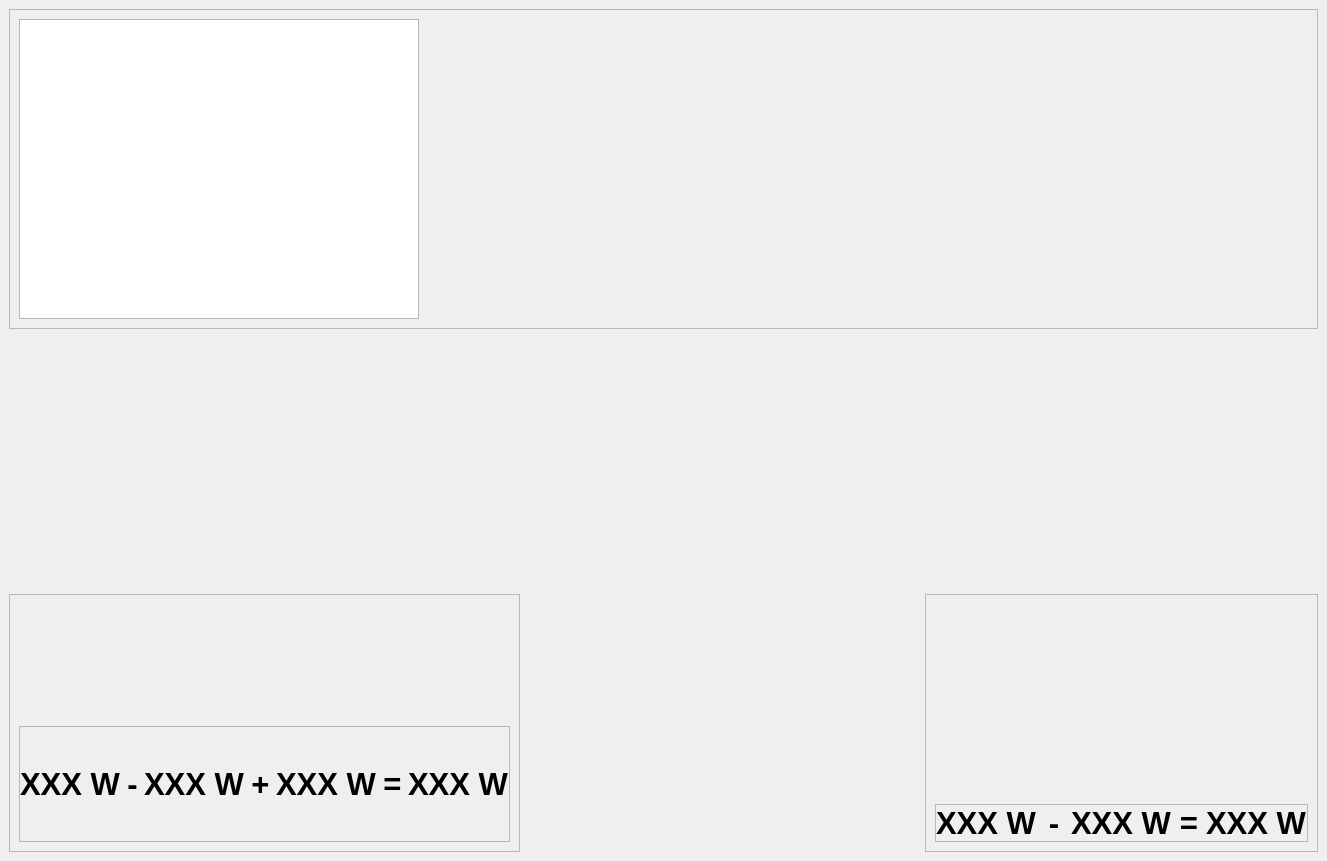
<?xml version="1.0" encoding="UTF-8"?>
<ui version="4.0">
 <class>MainWindow</class>
 <widget class="QMainWindow" name="MainWindow">
  <property name="geometry">
   <rect>
    <x>0</x>
    <y>0</y>
    <width>1327</width>
    <height>861</height>
   </rect>
  </property>
  <property name="windowTitle">
   <string>MainWindow</string>
  </property>
  <property name="styleSheet">
   <string notr="true">QWidget#centralwidget {
    border-image: url(&quot;:/images/images/background7.JPG&quot;) 0 0 0 0 stretch stretch;
}</string>
  </property>
  <widget class="QWidget" name="centralwidget">
   <layout class="QGridLayout" name="gridLayout">
    <item row="0" column="0" colspan="3">
     <widget class="QFrame" name="frame_3">
      <property name="frameShape">
       <enum>QFrame::StyledPanel</enum>
      </property>
      <property name="frameShadow">
       <enum>QFrame::Raised</enum>
      </property>
      <layout class="QHBoxLayout" name="horizontalLayout_3">
       <item>
        <widget class="QGraphicsView" name="AC_IV">
         <property name="sizePolicy">
          <sizepolicy hsizetype="Fixed" vsizetype="Fixed">
           <horstretch>0</horstretch>
           <verstretch>0</verstretch>
          </sizepolicy>
         </property>
         <property name="minimumSize">
          <size>
           <width>400</width>
           <height>300</height>
          </size>
         </property>
        </widget>
       </item>
       <item>
        <spacer name="horizontalSpacer">
         <property name="orientation">
          <enum>Qt::Horizontal</enum>
         </property>
         <property name="sizeHint" stdset="0">
          <size>
           <width>23</width>
           <height>20</height>
          </size>
         </property>
        </spacer>
       </item>
       <item>
        <widget class="QWidget" name="widget" native="true">
         <property name="sizePolicy">
          <sizepolicy hsizetype="Preferred" vsizetype="Preferred">
           <horstretch>0</horstretch>
           <verstretch>0</verstretch>
          </sizepolicy>
         </property>
         <property name="minimumSize">
          <size>
           <width>841</width>
           <height>300</height>
          </size>
         </property>
         <widget class="QSlider" name="Irradiance_Slider">
          <property name="geometry">
           <rect>
            <x>0</x>
            <y>40</y>
            <width>811</width>
            <height>191</height>
           </rect>
          </property>
          <property name="sizePolicy">
           <sizepolicy hsizetype="Fixed" vsizetype="Preferred">
            <horstretch>0</horstretch>
            <verstretch>0</verstretch>
           </sizepolicy>
          </property>
          <property name="minimumSize">
           <size>
            <width>811</width>
            <height>191</height>
           </size>
          </property>
          <property name="styleSheet">
           <string notr="true">QSlider::groove:horizontal {
    border: none;
    height: 6px;
    background: transparent;
}

QSlider::sub-page:horizontal {
    background: transparent;
}

QSlider::add-page:horizontal {
    background: transparent;
}

QSlider::handle:horizontal {
    image: url(&quot;:/images/images/cloud2.PNG&quot;);
    width: 420px;
    height: 180px;
    margin: -280px 0;     /* Adjust slightly depending on cloud alignment */
    background: transparent;
}
</string>
          </property>
          <property name="minimum">
           <number>15</number>
          </property>
          <property name="maximum">
           <number>100</number>
          </property>
          <property name="value">
           <number>100</number>
          </property>
          <property name="orientation">
           <enum>Qt::Horizontal</enum>
          </property>
         </widget>
         <widget class="QLabel" name="sun">
          <property name="geometry">
           <rect>
            <x>60</x>
            <y>0</y>
            <width>300</width>
            <height>300</height>
           </rect>
          </property>
          <property name="sizePolicy">
           <sizepolicy hsizetype="Fixed" vsizetype="Fixed">
            <horstretch>0</horstretch>
            <verstretch>0</verstretch>
           </sizepolicy>
          </property>
          <property name="minimumSize">
           <size>
            <width>300</width>
            <height>300</height>
           </size>
          </property>
          <property name="maximumSize">
           <size>
            <width>300</width>
            <height>300</height>
           </size>
          </property>
          <property name="styleSheet">
           <string notr="true"/>
          </property>
          <property name="text">
           <string/>
          </property>
          <property name="pixmap">
           <pixmap resource="resource.qrc">:/images/images/sun.png</pixmap>
          </property>
          <property name="scaledContents">
           <bool>true</bool>
          </property>
          <property name="margin">
           <number>0</number>
          </property>
          <property name="indent">
           <number>-1</number>
          </property>
         </widget>
         <zorder>sun</zorder>
         <zorder>Irradiance_Slider</zorder>
        </widget>
       </item>
      </layout>
     </widget>
    </item>
    <item row="1" column="0">
     <spacer name="verticalSpacer_2">
      <property name="orientation">
       <enum>Qt::Vertical</enum>
      </property>
      <property name="sizeHint" stdset="0">
       <size>
        <width>20</width>
        <height>147</height>
       </size>
      </property>
     </spacer>
    </item>
    <item row="1" column="2">
     <spacer name="verticalSpacer_3">
      <property name="orientation">
       <enum>Qt::Vertical</enum>
      </property>
      <property name="sizeHint" stdset="0">
       <size>
        <width>20</width>
        <height>147</height>
       </size>
      </property>
     </spacer>
    </item>
    <item row="2" column="0">
     <widget class="QFrame" name="frame_2">
      <property name="frameShape">
       <enum>QFrame::StyledPanel</enum>
      </property>
      <property name="frameShadow">
       <enum>QFrame::Raised</enum>
      </property>
      <layout class="QVBoxLayout" name="verticalLayout_2">
       <item>
        <widget class="QLabel" name="AC">
         <property name="sizePolicy">
          <sizepolicy hsizetype="Preferred" vsizetype="Preferred">
           <horstretch>0</horstretch>
           <verstretch>0</verstretch>
          </sizepolicy>
         </property>
         <property name="text">
          <string/>
         </property>
         <property name="pixmap">
          <pixmap resource="resource.qrc">:/images/images/AC_Grid.png</pixmap>
         </property>
         <property name="scaledContents">
          <bool>true</bool>
         </property>
        </widget>
       </item>
       <item>
        <widget class="QFrame" name="AC_Eq_Frame">
         <property name="sizePolicy">
          <sizepolicy hsizetype="Preferred" vsizetype="Preferred">
           <horstretch>0</horstretch>
           <verstretch>0</verstretch>
          </sizepolicy>
         </property>
         <property name="frameShape">
          <enum>QFrame::StyledPanel</enum>
         </property>
         <property name="frameShadow">
          <enum>QFrame::Raised</enum>
         </property>
         <layout class="QHBoxLayout" name="horizontalLayout">
          <property name="leftMargin">
           <number>0</number>
          </property>
          <property name="topMargin">
           <number>0</number>
          </property>
          <property name="rightMargin">
           <number>0</number>
          </property>
          <property name="bottomMargin">
           <number>0</number>
          </property>
          <item>
           <widget class="QLabel" name="AC_SAS_Power">
            <property name="sizePolicy">
             <sizepolicy hsizetype="Preferred" vsizetype="Preferred">
              <horstretch>0</horstretch>
              <verstretch>0</verstretch>
             </sizepolicy>
            </property>
            <property name="font">
             <font>
              <pointsize>23</pointsize>
              <weight>75</weight>
              <bold>true</bold>
             </font>
            </property>
            <property name="autoFillBackground">
             <bool>false</bool>
            </property>
            <property name="text">
             <string>XXX W</string>
            </property>
           </widget>
          </item>
          <item>
           <widget class="QLabel" name="minus">
            <property name="sizePolicy">
             <sizepolicy hsizetype="Preferred" vsizetype="Preferred">
              <horstretch>0</horstretch>
              <verstretch>0</verstretch>
             </sizepolicy>
            </property>
            <property name="font">
             <font>
              <pointsize>23</pointsize>
              <weight>75</weight>
              <bold>true</bold>
             </font>
            </property>
            <property name="text">
             <string>-</string>
            </property>
            <property name="alignment">
             <set>Qt::AlignCenter</set>
            </property>
           </widget>
          </item>
          <item>
           <widget class="QLabel" name="Microinverter_Power">
            <property name="sizePolicy">
             <sizepolicy hsizetype="Preferred" vsizetype="Preferred">
              <horstretch>0</horstretch>
              <verstretch>0</verstretch>
             </sizepolicy>
            </property>
            <property name="font">
             <font>
              <pointsize>23</pointsize>
              <weight>75</weight>
              <bold>true</bold>
             </font>
            </property>
            <property name="text">
             <string>XXX W</string>
            </property>
           </widget>
          </item>
          <item>
           <widget class="QLabel" name="plus">
            <property name="sizePolicy">
             <sizepolicy hsizetype="Preferred" vsizetype="Preferred">
              <horstretch>0</horstretch>
              <verstretch>0</verstretch>
             </sizepolicy>
            </property>
            <property name="font">
             <font>
              <pointsize>23</pointsize>
              <weight>75</weight>
              <bold>true</bold>
             </font>
            </property>
            <property name="text">
             <string>+</string>
            </property>
            <property name="alignment">
             <set>Qt::AlignCenter</set>
            </property>
           </widget>
          </item>
          <item>
           <widget class="QLabel" name="Grid_Power">
            <property name="sizePolicy">
             <sizepolicy hsizetype="Preferred" vsizetype="Preferred">
              <horstretch>0</horstretch>
              <verstretch>0</verstretch>
             </sizepolicy>
            </property>
            <property name="font">
             <font>
              <pointsize>23</pointsize>
              <weight>75</weight>
              <bold>true</bold>
             </font>
            </property>
            <property name="text">
             <string>XXX W</string>
            </property>
           </widget>
          </item>
          <item>
           <widget class="QLabel" name="equals">
            <property name="sizePolicy">
             <sizepolicy hsizetype="Preferred" vsizetype="Preferred">
              <horstretch>0</horstretch>
              <verstretch>0</verstretch>
             </sizepolicy>
            </property>
            <property name="font">
             <font>
              <pointsize>23</pointsize>
              <weight>75</weight>
              <bold>true</bold>
             </font>
            </property>
            <property name="text">
             <string>=</string>
            </property>
            <property name="alignment">
             <set>Qt::AlignCenter</set>
            </property>
           </widget>
          </item>
          <item>
           <widget class="QLabel" name="AC_Load_Power">
            <property name="sizePolicy">
             <sizepolicy hsizetype="Preferred" vsizetype="Preferred">
              <horstretch>0</horstretch>
              <verstretch>0</verstretch>
             </sizepolicy>
            </property>
            <property name="font">
             <font>
              <pointsize>23</pointsize>
              <weight>75</weight>
              <bold>true</bold>
             </font>
            </property>
            <property name="text">
             <string>XXX W</string>
            </property>
           </widget>
          </item>
         </layout>
        </widget>
       </item>
      </layout>
     </widget>
    </item>
    <item row="2" column="1">
     <spacer name="horizontalSpacer_2">
      <property name="orientation">
       <enum>Qt::Horizontal</enum>
      </property>
      <property name="sizeHint" stdset="0">
       <size>
        <width>71</width>
        <height>20</height>
       </size>
      </property>
     </spacer>
    </item>
    <item row="2" column="2">
     <widget class="QFrame" name="frame">
      <property name="sizePolicy">
       <sizepolicy hsizetype="Expanding" vsizetype="Expanding">
        <horstretch>0</horstretch>
        <verstretch>0</verstretch>
       </sizepolicy>
      </property>
      <property name="frameShape">
       <enum>QFrame::StyledPanel</enum>
      </property>
      <property name="frameShadow">
       <enum>QFrame::Raised</enum>
      </property>
      <layout class="QVBoxLayout" name="verticalLayout">
       <item>
        <spacer name="verticalSpacer">
         <property name="orientation">
          <enum>Qt::Vertical</enum>
         </property>
         <property name="sizeHint" stdset="0">
          <size>
           <width>20</width>
           <height>98</height>
          </size>
         </property>
        </spacer>
       </item>
       <item>
        <widget class="QLabel" name="DC">
         <property name="sizePolicy">
          <sizepolicy hsizetype="Preferred" vsizetype="Preferred">
           <horstretch>0</horstretch>
           <verstretch>0</verstretch>
          </sizepolicy>
         </property>
         <property name="autoFillBackground">
          <bool>false</bool>
         </property>
         <property name="text">
          <string/>
         </property>
         <property name="pixmap">
          <pixmap resource="resource.qrc">:/images/images/DC_Grid.png</pixmap>
         </property>
         <property name="scaledContents">
          <bool>true</bool>
         </property>
         <property name="alignment">
          <set>Qt::AlignBottom|Qt::AlignHCenter</set>
         </property>
        </widget>
       </item>
       <item>
        <widget class="QFrame" name="DC_Eq_Frame">
         <property name="sizePolicy">
          <sizepolicy hsizetype="Preferred" vsizetype="Preferred">
           <horstretch>0</horstretch>
           <verstretch>0</verstretch>
          </sizepolicy>
         </property>
         <property name="frameShape">
          <enum>QFrame::StyledPanel</enum>
         </property>
         <property name="frameShadow">
          <enum>QFrame::Raised</enum>
         </property>
         <layout class="QHBoxLayout" name="horizontalLayout_2">
          <property name="leftMargin">
           <number>0</number>
          </property>
          <property name="topMargin">
           <number>0</number>
          </property>
          <property name="rightMargin">
           <number>0</number>
          </property>
          <property name="bottomMargin">
           <number>0</number>
          </property>
          <item>
           <widget class="QLabel" name="DC_SAS_Power">
            <property name="sizePolicy">
             <sizepolicy hsizetype="Preferred" vsizetype="Preferred">
              <horstretch>0</horstretch>
              <verstretch>0</verstretch>
             </sizepolicy>
            </property>
            <property name="font">
             <font>
              <pointsize>23</pointsize>
              <weight>75</weight>
              <bold>true</bold>
             </font>
            </property>
            <property name="text">
             <string>XXX W</string>
            </property>
           </widget>
          </item>
          <item>
           <widget class="QLabel" name="minus_3">
            <property name="sizePolicy">
             <sizepolicy hsizetype="Preferred" vsizetype="Preferred">
              <horstretch>0</horstretch>
              <verstretch>0</verstretch>
             </sizepolicy>
            </property>
            <property name="font">
             <font>
              <pointsize>23</pointsize>
              <weight>75</weight>
              <bold>true</bold>
             </font>
            </property>
            <property name="text">
             <string>-</string>
            </property>
            <property name="alignment">
             <set>Qt::AlignCenter</set>
            </property>
           </widget>
          </item>
          <item>
           <widget class="QLabel" name="Power_Optimizer_Power">
            <property name="sizePolicy">
             <sizepolicy hsizetype="Preferred" vsizetype="Preferred">
              <horstretch>0</horstretch>
              <verstretch>0</verstretch>
             </sizepolicy>
            </property>
            <property name="font">
             <font>
              <pointsize>23</pointsize>
              <weight>75</weight>
              <bold>true</bold>
             </font>
            </property>
            <property name="text">
             <string>XXX W</string>
            </property>
           </widget>
          </item>
          <item>
           <widget class="QLabel" name="equals_2">
            <property name="sizePolicy">
             <sizepolicy hsizetype="Preferred" vsizetype="Preferred">
              <horstretch>0</horstretch>
              <verstretch>0</verstretch>
             </sizepolicy>
            </property>
            <property name="font">
             <font>
              <pointsize>23</pointsize>
              <weight>75</weight>
              <bold>true</bold>
             </font>
            </property>
            <property name="text">
             <string>=</string>
            </property>
            <property name="alignment">
             <set>Qt::AlignCenter</set>
            </property>
           </widget>
          </item>
          <item>
           <widget class="QLabel" name="DC_Load_Power">
            <property name="sizePolicy">
             <sizepolicy hsizetype="Preferred" vsizetype="Preferred">
              <horstretch>0</horstretch>
              <verstretch>0</verstretch>
             </sizepolicy>
            </property>
            <property name="font">
             <font>
              <pointsize>23</pointsize>
              <weight>75</weight>
              <bold>true</bold>
             </font>
            </property>
            <property name="text">
             <string>XXX W</string>
            </property>
           </widget>
          </item>
         </layout>
        </widget>
       </item>
      </layout>
     </widget>
    </item>
   </layout>
  </widget>
  <widget class="QMenuBar" name="menubar">
   <property name="geometry">
    <rect>
     <x>0</x>
     <y>0</y>
     <width>1327</width>
     <height>26</height>
    </rect>
   </property>
  </widget>
 </widget>
 <resources>
  <include location="resource.qrc"/>
 </resources>
 <connections/>
</ui>
